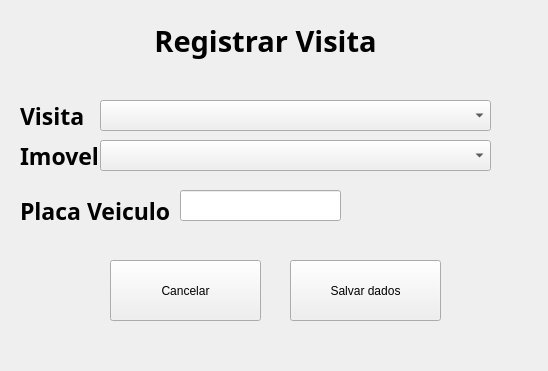
<?xml version="1.0" encoding="UTF-8"?>
<ui version="4.0">
 <class>Form_registro_visita</class>
 <widget class="QWidget" name="Form_registro_visita">
  <property name="geometry">
   <rect>
    <x>0</x>
    <y>0</y>
    <width>548</width>
    <height>371</height>
   </rect>
  </property>
  <property name="mouseTracking">
   <bool>false</bool>
  </property>
  <property name="tabletTracking">
   <bool>false</bool>
  </property>
  <property name="windowTitle">
   <string>Form</string>
  </property>
  <widget class="QLabel" name="label">
   <property name="geometry">
    <rect>
     <x>110</x>
     <y>10</y>
     <width>311</width>
     <height>61</height>
    </rect>
   </property>
   <property name="font">
    <font>
     <family>Ubuntu Condensed</family>
     <pointsize>22</pointsize>
     <weight>75</weight>
     <bold>true</bold>
    </font>
   </property>
   <property name="text">
    <string>Registrar Visita</string>
   </property>
   <property name="alignment">
    <set>Qt::AlignCenter</set>
   </property>
  </widget>
  <widget class="QLabel" name="label_2">
   <property name="geometry">
    <rect>
     <x>20</x>
     <y>100</y>
     <width>91</width>
     <height>31</height>
    </rect>
   </property>
   <property name="font">
    <font>
     <family>Ubuntu Mono</family>
     <pointsize>17</pointsize>
     <weight>75</weight>
     <italic>false</italic>
     <bold>true</bold>
    </font>
   </property>
   <property name="text">
    <string>Visita</string>
   </property>
  </widget>
  <widget class="QLabel" name="label_9">
   <property name="geometry">
    <rect>
     <x>20</x>
     <y>190</y>
     <width>151</width>
     <height>41</height>
    </rect>
   </property>
   <property name="font">
    <font>
     <family>Ubuntu Mono</family>
     <pointsize>17</pointsize>
     <weight>75</weight>
     <bold>true</bold>
    </font>
   </property>
   <property name="text">
    <string>Placa Veiculo</string>
   </property>
   <property name="textFormat">
    <enum>Qt::AutoText</enum>
   </property>
   <property name="wordWrap">
    <bool>false</bool>
   </property>
  </widget>
  <widget class="QPushButton" name="salvar_imovel">
   <property name="geometry">
    <rect>
     <x>290</x>
     <y>260</y>
     <width>151</width>
     <height>61</height>
    </rect>
   </property>
   <property name="text">
    <string>Salvar dados</string>
   </property>
  </widget>
  <widget class="QLineEdit" name="line_placa_visita">
   <property name="geometry">
    <rect>
     <x>180</x>
     <y>190</y>
     <width>161</width>
     <height>31</height>
    </rect>
   </property>
  </widget>
  <widget class="QPushButton" name="cancel">
   <property name="geometry">
    <rect>
     <x>110</x>
     <y>260</y>
     <width>151</width>
     <height>61</height>
    </rect>
   </property>
   <property name="text">
    <string>Cancelar</string>
   </property>
  </widget>
  <widget class="QComboBox" name="combo_visita">
   <property name="geometry">
    <rect>
     <x>100</x>
     <y>100</y>
     <width>391</width>
     <height>31</height>
    </rect>
   </property>
  </widget>
  <widget class="QLabel" name="label_3">
   <property name="geometry">
    <rect>
     <x>20</x>
     <y>140</y>
     <width>91</width>
     <height>31</height>
    </rect>
   </property>
   <property name="font">
    <font>
     <family>Ubuntu Mono</family>
     <pointsize>17</pointsize>
     <weight>75</weight>
     <italic>false</italic>
     <bold>true</bold>
    </font>
   </property>
   <property name="text">
    <string>Imovel</string>
   </property>
  </widget>
  <widget class="QComboBox" name="combo_imovel_visita">
   <property name="geometry">
    <rect>
     <x>100</x>
     <y>140</y>
     <width>391</width>
     <height>31</height>
    </rect>
   </property>
  </widget>
 </widget>
 <resources/>
 <connections/>
</ui>
